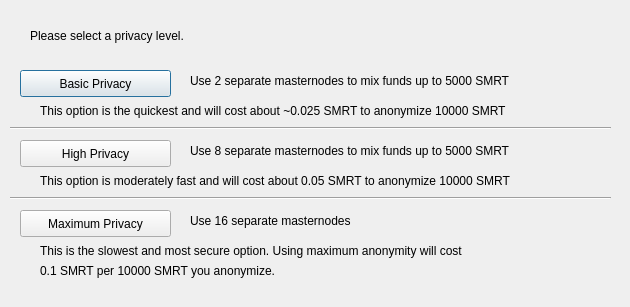
<?xml version="1.0" encoding="UTF-8"?>
<ui version="4.0">
 <class>ObfuscationConfig</class>
 <widget class="QDialog" name="ObfuscationConfig">
  <property name="geometry">
   <rect>
    <x>0</x>
    <y>0</y>
    <width>630</width>
    <height>307</height>
   </rect>
  </property>
  <property name="windowTitle">
   <string>Configure Obfuscation</string>
  </property>
  <widget class="QPushButton" name="buttonBasic">
   <property name="geometry">
    <rect>
     <x>20</x>
     <y>70</y>
     <width>151</width>
     <height>27</height>
    </rect>
   </property>
   <property name="text">
    <string>Basic Privacy</string>
   </property>
  </widget>
  <widget class="QPushButton" name="buttonHigh">
   <property name="geometry">
    <rect>
     <x>20</x>
     <y>140</y>
     <width>151</width>
     <height>27</height>
    </rect>
   </property>
   <property name="text">
    <string>High Privacy</string>
   </property>
  </widget>
  <widget class="QPushButton" name="buttonMax">
   <property name="geometry">
    <rect>
     <x>20</x>
     <y>210</y>
     <width>151</width>
     <height>27</height>
    </rect>
   </property>
   <property name="text">
    <string>Maximum Privacy</string>
   </property>
  </widget>
  <widget class="QLabel" name="label">
   <property name="geometry">
    <rect>
     <x>30</x>
     <y>20</y>
     <width>571</width>
     <height>31</height>
    </rect>
   </property>
   <property name="text">
    <string>Please select a privacy level.</string>
   </property>
  </widget>
  <widget class="QLabel" name="label_2">
   <property name="geometry">
    <rect>
     <x>190</x>
     <y>70</y>
     <width>421</width>
     <height>21</height>
    </rect>
   </property>
   <property name="text">
    <string>Use 2 separate masternodes to mix funds up to 5000 SMRT</string>
   </property>
  </widget>
  <widget class="QLabel" name="label_3">
   <property name="geometry">
    <rect>
     <x>190</x>
     <y>140</y>
     <width>411</width>
     <height>21</height>
    </rect>
   </property>
   <property name="text">
    <string>Use 8 separate masternodes to mix funds up to 5000 SMRT</string>
   </property>
  </widget>
  <widget class="QLabel" name="label_4">
   <property name="geometry">
    <rect>
     <x>190</x>
     <y>210</y>
     <width>421</width>
     <height>21</height>
    </rect>
   </property>
   <property name="text">
    <string>Use 16 separate masternodes</string>
   </property>
  </widget>
  <widget class="QLabel" name="label_6">
   <property name="geometry">
    <rect>
     <x>40</x>
     <y>100</y>
     <width>561</width>
     <height>21</height>
    </rect>
   </property>
   <property name="text">
    <string>This option is the quickest and will cost about ~0.025 SMRT to anonymize 10000 SMRT</string>
   </property>
  </widget>
  <widget class="QLabel" name="label_7">
   <property name="geometry">
    <rect>
     <x>40</x>
     <y>170</y>
     <width>561</width>
     <height>21</height>
    </rect>
   </property>
   <property name="text">
    <string>This option is moderately fast and will cost about 0.05 SMRT to anonymize 10000 SMRT</string>
   </property>
  </widget>
  <widget class="QLabel" name="label_8">
   <property name="geometry">
    <rect>
     <x>40</x>
     <y>240</y>
     <width>561</width>
     <height>21</height>
    </rect>
   </property>
   <property name="text">
    <string>This is the slowest and most secure option. Using maximum anonymity will cost</string>
   </property>
  </widget>
  <widget class="QLabel" name="label_9">
   <property name="geometry">
    <rect>
     <x>40</x>
     <y>260</y>
     <width>561</width>
     <height>21</height>
    </rect>
   </property>
   <property name="text">
    <string>0.1 SMRT per 10000 SMRT you anonymize.</string>
   </property>
  </widget>
  <widget class="Line" name="line">
   <property name="geometry">
    <rect>
     <x>10</x>
     <y>120</y>
     <width>601</width>
     <height>16</height>
    </rect>
   </property>
   <property name="orientation">
    <enum>Qt::Horizontal</enum>
   </property>
  </widget>
  <widget class="Line" name="line_2">
   <property name="geometry">
    <rect>
     <x>10</x>
     <y>190</y>
     <width>601</width>
     <height>16</height>
    </rect>
   </property>
   <property name="orientation">
    <enum>Qt::Horizontal</enum>
   </property>
  </widget>
 </widget>
 <resources/>
 <connections/>
</ui>
